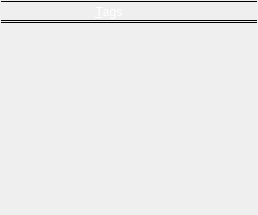
       <widget class="QWidget" name="tagsWidget" native="true">
        <property name="styleSheet">
         <string notr="true">QWidget#tagsWidget {
border: none;
border-left: 1px solid black;
border-right: 1px solid black;
}</string>
        </property>
        <layout class="QVBoxLayout" name="tagsVerticalLayout">
         <property name="spacing">
          <number>0</number>
         </property>
         <property name="leftMargin">
          <number>1</number>
         </property>
         <property name="topMargin">
          <number>0</number>
         </property>
         <property name="rightMargin">
          <number>1</number>
         </property>
         <property name="bottomMargin">
          <number>1</number>
         </property>
         <item>
          <widget class="QFrame" name="tagsHeaderPanel">
           <property name="minimumSize">
            <size>
             <width>0</width>
             <height>22</height>
            </size>
           </property>
           <property name="maximumSize">
            <size>
             <width>16777215</width>
             <height>22</height>
            </size>
           </property>
           <property name="styleSheet">
            <string notr="true">QWidget {
border: none;
border-top: 1px solid black;
border-bottom: 1px solid black;
background-color: qlineargradient(x1: 0, y1: 0, x2: 0, y2: 1,
stop: 0 #a6a6a6, stop: 0.08 #7f7f7f,
stop: 0.39999 #717171, stop: 0.4 #626262,
stop: 0.9 #4c4c4c, stop: 1 #333333);
color: rgb(255, 255, 255);
margin: 0px;
}

.QFrame {
margin-top: 1px;
margin-bottom: 1px;
}

QPushButton {
border: none;
padding: 0px;
}

QPushButton:focus {
outline: none;
}

QPushButton:hover:!pressed {
background-color: qlineargradient(x1: 0, y1: 0, x2: 0, y2: 1,
stop: 0 #bcbcbc, stop: 0.08 #9f9f9f,
stop: 0.39999 #949494, stop: 0.4 #898989,
stop: 0.9 #787878, stop: 1 #666666);
}

QPushButton:pressed {
background-color: qlineargradient(x1: 0, y1: 0, x2: 0, y2: 1,
stop: 0 #535353, stop: 0.08 #3f3f3f,
stop: 0.39999 #393939, stop: 0.4 #313131,
stop: 0.9 #262626, stop: 1 #1a1a1a);
}

QPushButton#tagIconPseudoPushButton:hover {
background-color: qlineargradient(x1: 0, y1: 0, x2: 0, y2: 1,
stop: 0 #a6a6a6, stop: 0.08 #7f7f7f,
stop: 0.39999 #717171, stop: 0.4 #626262,
stop: 0.9 #4c4c4c, stop: 1 #333333);
}

QPushButton#tagIconPseudoPushButton:pressed {
background-color: qlineargradient(x1: 0, y1: 0, x2: 0, y2: 1,
stop: 0 #a6a6a6, stop: 0.08 #7f7f7f,
stop: 0.39999 #717171, stop: 0.4 #626262,
stop: 0.9 #4c4c4c, stop: 1 #333333);
}

QLabel {
border: none;
}</string>
           </property>
           <property name="lineWidth">
            <number>0</number>
           </property>
           <layout class="QHBoxLayout" name="tagButtonsHorizontalLayout">
            <property name="spacing">
             <number>0</number>
            </property>
            <property name="leftMargin">
             <number>0</number>
            </property>
            <property name="topMargin">
             <number>0</number>
            </property>
            <property name="rightMargin">
             <number>0</number>
            </property>
            <property name="bottomMargin">
             <number>0</number>
            </property>
            <item>
             <widget class="QPushButton" name="tagIconPseudoPushButton">
              <property name="minimumSize">
               <size>
                <width>20</width>
                <height>20</height>
               </size>
              </property>
              <property name="maximumSize">
               <size>
                <width>20</width>
                <height>20</height>
               </size>
              </property>
              <property name="icon">
               <iconset resource="../resource/icons/other/icons.qrc">
                <normaloff>:/tag/tag.png</normaloff>:/tag/tag.png</iconset>
              </property>
              <property name="iconSize">
               <size>
                <width>16</width>
                <height>16</height>
               </size>
              </property>
             </widget>
            </item>
            <item>
             <widget class="QLabel" name="tagsLabel">
              <property name="sizePolicy">
               <sizepolicy hsizetype="Preferred" vsizetype="Fixed">
                <horstretch>0</horstretch>
                <verstretch>0</verstretch>
               </sizepolicy>
              </property>
              <property name="minimumSize">
               <size>
                <width>90</width>
                <height>20</height>
               </size>
              </property>
              <property name="text">
               <string>&amp;Tags</string>
              </property>
              <property name="alignment">
               <set>Qt::AlignCenter</set>
              </property>
              <property name="buddy">
               <cstring>tagsTreeView</cstring>
              </property>
             </widget>
            </item>
            <item>
             <widget class="QPushButton" name="addTagButton">
              <property name="sizePolicy">
               <sizepolicy hsizetype="Fixed" vsizetype="Fixed">
                <horstretch>0</horstretch>
                <verstretch>0</verstretch>
               </sizepolicy>
              </property>
              <property name="minimumSize">
               <size>
                <width>20</width>
                <height>20</height>
               </size>
              </property>
              <property name="maximumSize">
               <size>
                <width>20</width>
                <height>20</height>
               </size>
              </property>
              <property name="icon">
               <iconset theme="document-new">
                <normaloff>.</normaloff>.</iconset>
              </property>
              <property name="iconSize">
               <size>
                <width>16</width>
                <height>16</height>
               </size>
              </property>
              <property name="flat">
               <bool>true</bool>
              </property>
             </widget>
            </item>
            <item>
             <widget class="QPushButton" name="removeTagButton">
              <property name="sizePolicy">
               <sizepolicy hsizetype="Fixed" vsizetype="Fixed">
                <horstretch>0</horstretch>
                <verstretch>0</verstretch>
               </sizepolicy>
              </property>
              <property name="minimumSize">
               <size>
                <width>20</width>
                <height>20</height>
               </size>
              </property>
              <property name="maximumSize">
               <size>
                <width>20</width>
                <height>20</height>
               </size>
              </property>
              <property name="icon">
               <iconset theme="edit-delete">
                <normaloff>.</normaloff>.</iconset>
              </property>
              <property name="iconSize">
               <size>
                <width>16</width>
                <height>16</height>
               </size>
              </property>
              <property name="flat">
               <bool>true</bool>
              </property>
             </widget>
            </item>
            <item>
             <widget class="QPushButton" name="tagInfoButton">
              <property name="sizePolicy">
               <sizepolicy hsizetype="Fixed" vsizetype="Fixed">
                <horstretch>0</horstretch>
                <verstretch>0</verstretch>
               </sizepolicy>
              </property>
              <property name="minimumSize">
               <size>
                <width>20</width>
                <height>20</height>
               </size>
              </property>
              <property name="maximumSize">
               <size>
                <width>20</width>
                <height>20</height>
               </size>
              </property>
              <property name="icon">
               <iconset theme="dialog-information">
                <normaloff>.</normaloff>.</iconset>
              </property>
              <property name="iconSize">
               <size>
                <width>16</width>
                <height>16</height>
               </size>
              </property>
              <property name="flat">
               <bool>true</bool>
              </property>
             </widget>
            </item>
           </layout>
          </widget>
         </item>
         <item>
          <widget class="TreeView" name="tagsTreeView">
           <property name="minimumSize">
            <size>
             <width>0</width>
             <height>30</height>
            </size>
           </property>
           <property name="styleSheet">
            <string notr="true">QTreeView#tagsTreeView {
border: none;
border-top: 1px solid black;
background-color: transparent;
}</string>
           </property>
          </widget>
         </item>
        </layout>
       </widget>
